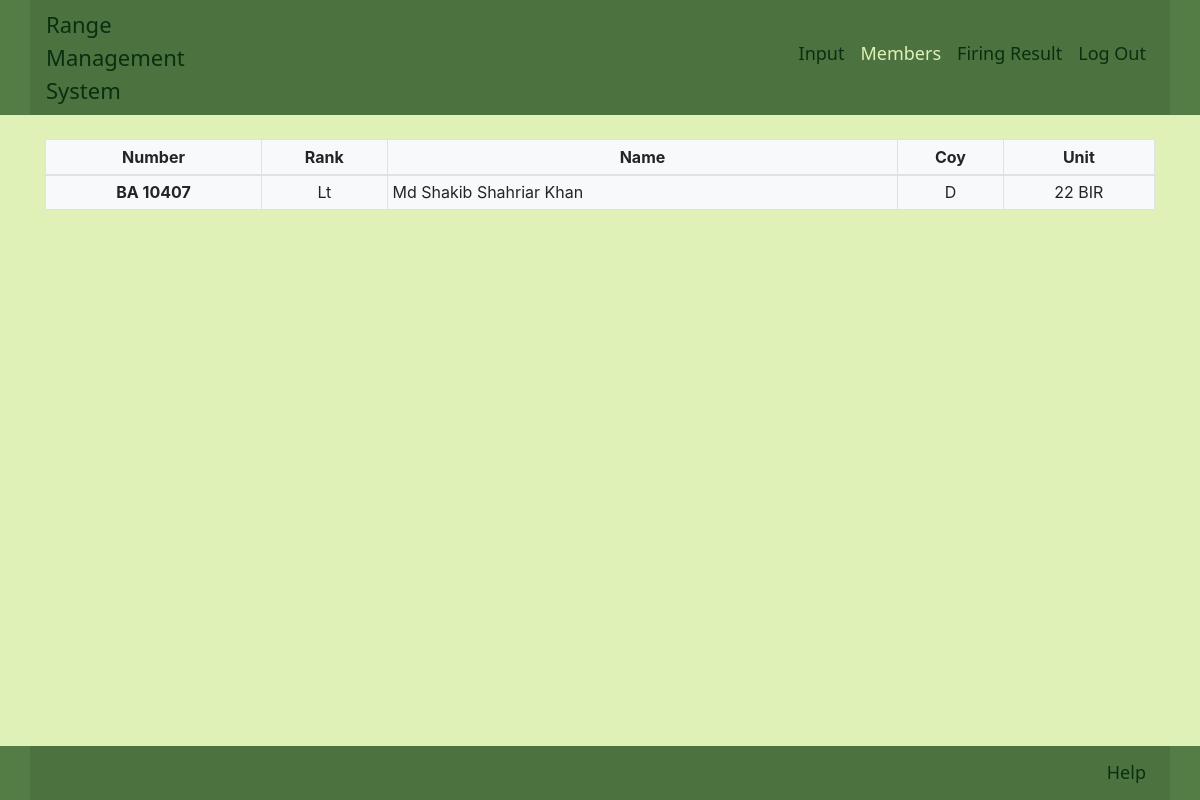
Page /showmember (signed in) on the earlier database version.
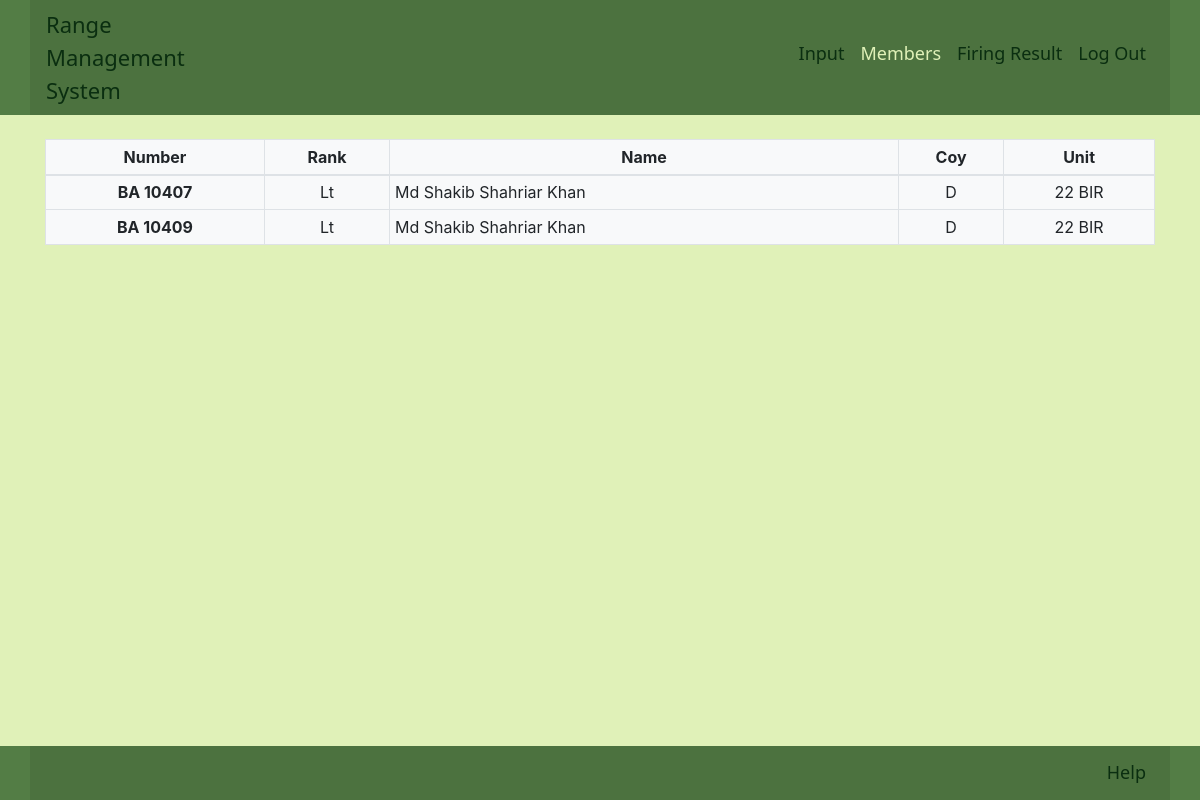
Same page on the later database version.
### Range/models.py (models this page shows, shortened)
class Firer(models.Model):
    number = models.CharField(max_length=100, null=True, unique=True)
    name = models.CharField(max_length=100, null=True)
    rank = models.CharField(max_length=100, null=True)
    coy = models.CharField(max_length=100, null=True)
    unit = models.CharField(max_length=100, null=True)

### Range/views.py (the view)
# urls.py: path('showmember', views.showmember, name='showmember'),
@login_required(login_url='login')
def showmember(request):
    firer = Firer.objects.all()
    context = {'firer': firer}
    return render(request, 'showmember.html', context)

### template/showmember.html (shortened to what this page needs)
{% extends 'base.html' %}
{% load static %}
{% block navbar %}
<a class="nav-item nav-link" href="{% url 'inputfirer' %}">Input</a>
<a class="nav-item nav-link active" href="{% url 'showmember' %}">Members</a>
<a class="nav-item nav-link" href="{% url 'firingresult' %}">Firing Result</a>
<a class="nav-item nav-link" href="{% url 'logoutUser' %}">Log Out</a>
{% endblock %}
{% block content %}
<br>
<div class="container">
<table class="table table-bordered table-sm bg-light">
    <thead class='text-center'>
      <tr>
        <th scope="col">Number</th>
        <th scope="col">Rank</th>
        <th scope="col">Name</th>
        <th scope="col">Coy</th>
        <th scope="col">Unit</th>
      </tr>
    </thead>
    <tbody>
        {% for f in firer %}
      <tr>
        <th scope="row" class='text-center'>{{f.number}}</th>
        <td class='text-center'>{{f.rank}}</td>
        <td class=''>{{f.name}}</td>
        <td class='text-center'>{{f.coy}}</td>
        <td class='text-center'>{{f.unit}}</td>
      </tr>
      {% endfor %}
    </tbody>
  </table>
</div>
{% endblock %}
{% block footer %}
<a class="nav-item nav-link" href="#">Help</a>
{% endblock %}

### template/base.html (shortened to what this page needs)
<!DOCTYPE html>
<html lang="en">
<head>
    <link rel="stylesheet" href="https://stackpath.bootstrapcdn.com/bootstrap/4.4.1/css/bootstrap.min.css">
</head>
<body>
    <div class="container-fluid full-nav">
        <nav class="navbar navbar-expand-lg navbar-light container half-nav">
            <a class="navbar-brand h6" href="#">Range<br>Management<br>System</a>
            <div class="collapse navbar-collapse h6" id="navbarNavAltMarkup">
              <div class="navbar-nav ml-auto">
                {% block navbar %}{% endblock %}
              </div>
            </div>
          </nav>
    </div>
    {% block content %}
    {% endblock %}
    <br>
    <br>
    <br>
    <br>
    <div class="container-fluid full-nav footer mt-3">
        <nav class="navbar navbar-expand-lg navbar-light container half-nav">
              <div class="navbar-nav h6 ml-auto">
                {% block footer %}{% endblock %}
              </div>
          </nav>
    </div>
</body>
</html>

### template/base.html (style rules this page uses)
body { background-color: #E0F1B8; }
.full-nav { background-color:#537D45; }
.half-nav { background-color:#4C723F; color:#0A2E10; font-family:'Segoe UI', Tahoma, Geneva, Verdana, sans-serif !important; }
.nav-item { color:#0A2E10 !important; font-size: 18px; }
.navbar-brand { color:#0A2E10 !important; font-size:22px; margin:0; padding:0; }
.active { color:#E0F1B8 !important; }
.footer { position: fixed; bottom: 0px; }

Differences in the rows shown:
added Firer: number "BA 10409", rank "Lt", name "Md Shakib Shahriar Khan", coy "D", unit "22 BIR"
